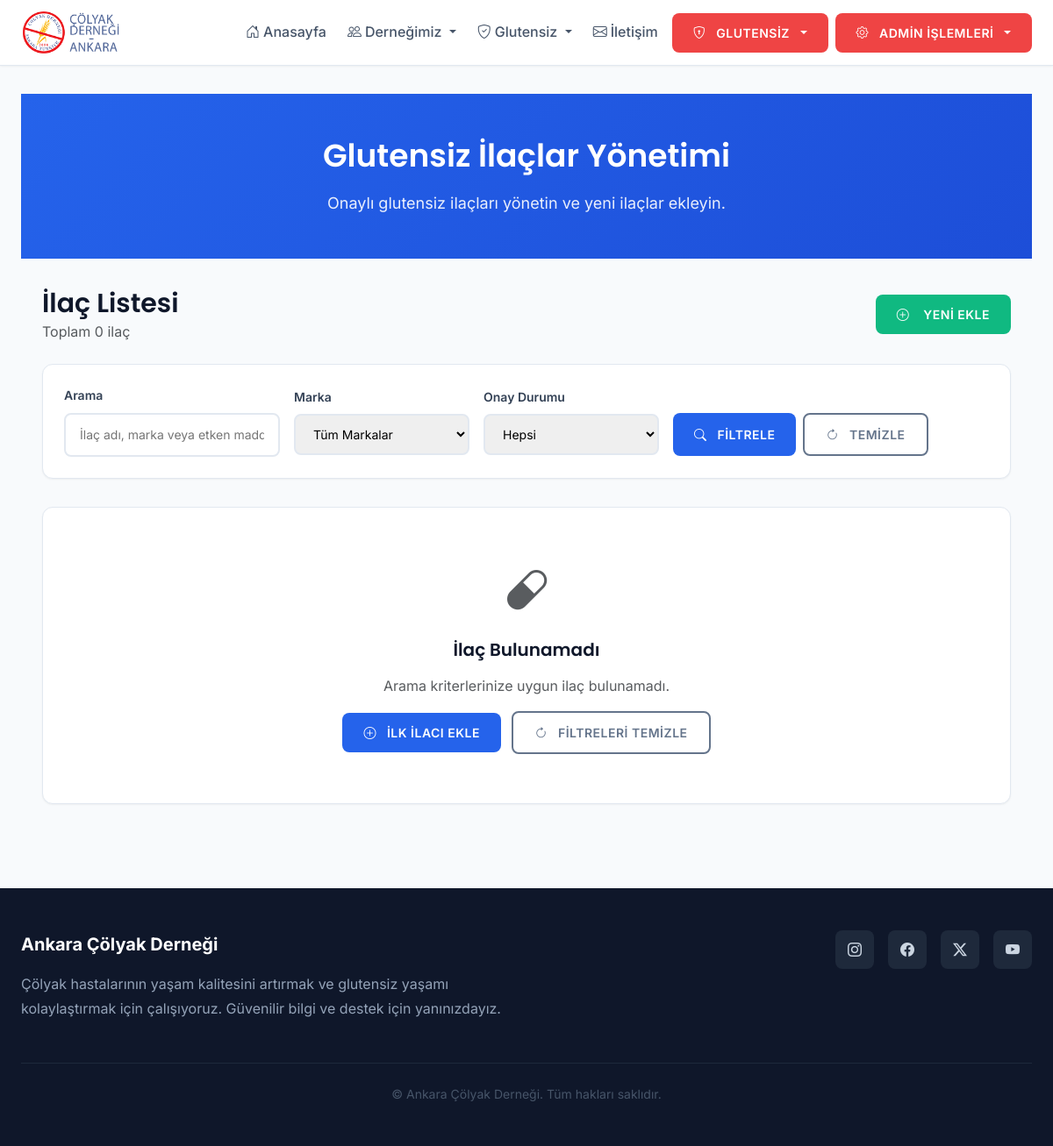
The page /users/admin/medicines/ (signed in) on the database as committed earlier.
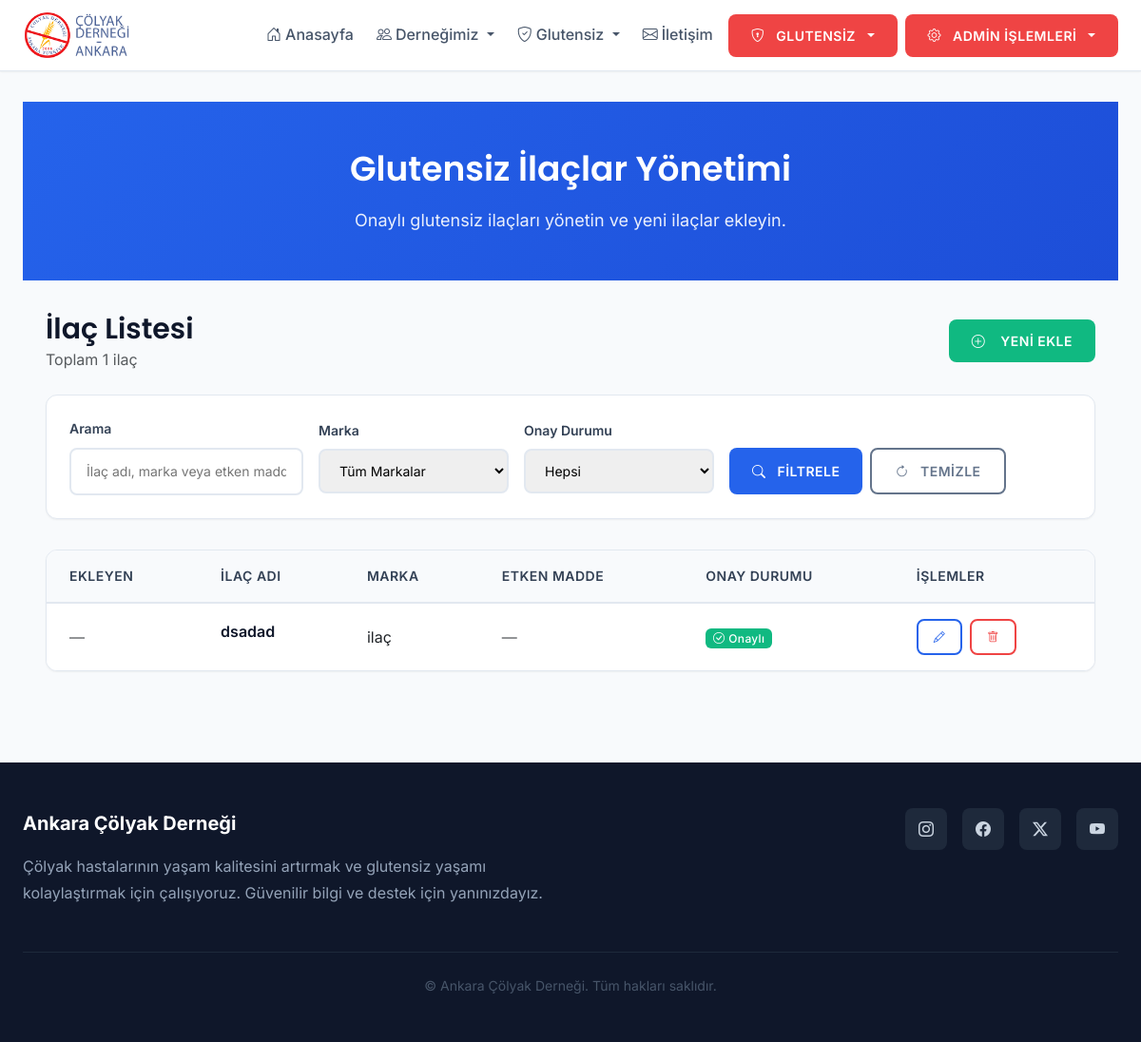
The same page on the database as committed later.
### users/models.py (models this page shows, shortened)
class GlutenFreeMedicine(models.Model):
    name = models.CharField(max_length=100, verbose_name="İlaç Adı")
    brand = models.ForeignKey(MedicineBrand, on_delete=models.SET_NULL, null=True, blank=True, verbose_name="Marka")
    is_approved = models.BooleanField(default=False, verbose_name="Onaylı mı?")
    approved_at = models.DateTimeField(auto_now=True, verbose_name="Onay Tarihi")
    added_by = models.ForeignKey('User', null=True, blank=True, on_delete=models.SET_NULL, related_name='added_%(class)s_items', verbose_name='Ekleyen')
    description = models.TextField(blank=True, null=True, verbose_name="Açıklama")
    class Meta:
        verbose_name = "Glutensiz İlaç"
        verbose_name_plural = "Glutensiz İlaçlar"

class MedicineBrand(models.Model):
    name = models.CharField(max_length=100, unique=True, verbose_name="İlaç Markası")
    class Meta:
        verbose_name = "İlaç Markası"
        verbose_name_plural = "İlaç Markaları"

### users/views.py (the view)
        def wrapper(request, *args, **kwargs):
            if not request.user.is_authenticated:
                return redirect('login')
            if request.user.is_superuser:
                return view_func(request, *args, **kwargs)
            if request.user.role == 'editor' and getattr(request.user, permission_field, False):
                return view_func(request, *args, **kwargs)
            messages.error(request, 'Bu sayfaya erişim yetkiniz bulunmamaktadır.')
            return redirect('home')

### users/views.py (called while the page is built)
def editor_permission_required(permission_field):
    def decorator(view_func):
        def wrapper(request, *args, **kwargs):
            if not request.user.is_authenticated:
                return redirect('login')
            if request.user.is_superuser:
                return view_func(request, *args, **kwargs)
            if request.user.role == 'editor' and getattr(request.user, permission_field, False):
                return view_func(request, *args, **kwargs)
            messages.error(request, 'Bu sayfaya erişim yetkiniz bulunmamaktadır.')
            return redirect('home')
        return wrapper
    return decorator

### templates/users/admin_medicine_list.html (shortened to what the changed rows need)
{% extends 'base.html' %}
{% load static %}
{% block content %}
<div class="page-header">
  <div class="container">
    <h1>Glutensiz İlaçlar Yönetimi</h1>
  </div>
</div>
<div class="container">
  <div class="d-flex justify-content-between align-items-center mb-4 flex-wrap gap-3">
    <div>
      <h2 class="mb-0">İlaç Listesi</h2>
      <p class="text-muted mb-0">Toplam {{ medicines|length }} ilaç</p>
    </div>
  </div>
  {% if medicines %}
    <div class="table-container">
      <table class="table">
        <thead>
          <tr>
            <th>Ekleyen</th>
            <th>İlaç Adı</th>
            <th>Marka</th>
            <th>Etken Madde</th>
            <th>Onay Durumu</th>
            <th>İşlemler</th>
          </tr>
        </thead>
        <tbody>
          {% for medicine in medicines %}
          <tr>
            <td>
              <div class="user-info">
                {% if medicine.added_by %}
                  <div class="user-name">{{ medicine.added_by }}</div>
                  <div class="user-role text-muted small">Admin</div>
                {% else %}
                  <span class="text-muted">—</span>
                {% endif %}
              </div>
            </td>
            <td>
              <div class="medicine-info">
                <div class="medicine-name">{{ medicine.name }}</div>
              </div>
            </td>
            <td>
              {% if medicine.brand %}
                <span class="brand-badge">{{ medicine.brand.name }}</span>
              {% else %}
                <span class="text-muted">—</span>
              {% endif %}
            </td>
            <td>
              {% if medicine.active_ingredient %}
                <div class="ingredient-info">
                  <span class="ingredient-text">{{ medicine.active_ingredient|truncatechars:40 }}</span>
                </div>
              {% else %}
                <span class="text-muted">—</span>
              {% endif %}
            </td>
            <td>
              {% if medicine.is_approved %}
                <span class="badge bg-success">
                  <i class="bi bi-check-circle me-1"></i>Onaylı
                </span>
              {% else %}
                <span class="badge bg-warning">
                  <i class="bi bi-clock me-1"></i>Beklemede
                </span>
              {% endif %}
            </td>
            <td>
              <div class="action-buttons">
                <a href="{% url 'admin_medicine_update' medicine.pk %}" class="btn btn-sm btn-outline-primary" title="Düzenle">
                  <i class="bi bi-pencil"></i>
                </a>
                <a href="{% url 'admin_medicine_delete' medicine.pk %}" class="btn btn-sm btn-outline-danger" title="Sil">
                  <i class="bi bi-trash"></i>
                </a>
              </div>
            </td>
          </tr>
          {% endfor %}
        </tbody>
      </table>
    </div>
  {% else %}
    <div class="card">
      <div class="card-body text-center">
        <div class="empty-state">
          <i class="bi bi-capsule text-muted" style="font-size: 3rem;"></i>
          <h4 class="mt-3">İlaç Bulunamadı</h4>
          <p class="text-muted">Arama kriterlerinize uygun ilaç bulunamadı.</p>
          <div class="mt-3">
            <a href="{% url 'admin_medicine_create' %}" class="btn btn-primary me-2">
              <i class="bi bi-plus-circle me-1"></i>İlk İlacı Ekle
            </a>
            <button class="btn btn-outline-secondary" onclick="window.location.href=window.location.pathname">
              <i class="bi bi-arrow-clockwise me-1"></i>Filtreleri Temizle
            </button>
          </div>
        </div>
      </div>
    </div>
  {% endif %}
</div>
{% endblock %}

Rows that differ between the two databases and show on the page:
added GlutenFreeMedicine: name "dsadad", brand.name "ilaç", is_approved True (drawn)
Other text that changed with them:
{{ medicines|length }}: "0" → "1"
text no longer shown: "İlaç Bulunamadı Arama kriterlerinize uygun ilaç bulunamadı. İLK İLACI EKLE FILTRELERI TEMIZLE"
text now shown: "EKLEYEN İLAÇ ADI MARKA ETKEN MADDE ONAY DURUMU İŞLEMLER"
